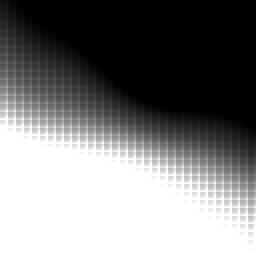
#> input picture forge-1.20.1-47.4.10-mdk/geogenesis_erosion_tile_-3_0_base.ppm, 128 x 128 px (shown 2 times larger)
$ python verify-readonly-invariance.py ../geogenesis_erosion_tile_-3_0_base.ppm ../geogenesis_erosion_tile_-3_0_delta.ppm
#> lines starting #> are read from the running program, lines starting #| are printed output that depends on the picture
"""验证：只读的源头埋点是否改变了生产产出（逐像素比对）。

基准图 = 加埋点【之前】的生产图；对照图 = 加埋点【之后】、同参数重跑的生产图。
若逐像素完全一致 => 埋点零影响，基线有效。
"""
import sys
import numpy as np
from PIL import Image


def main():
    a_path, b_path = sys.argv[1], sys.argv[2]
    a = np.asarray(Image.open(a_path).convert("RGB"), dtype=np.int16)
    b = np.asarray(Image.open(b_path).convert("RGB"), dtype=np.int16)
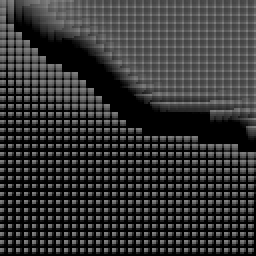
#> input picture forge-1.20.1-47.4.10-mdk/geogenesis_erosion_tile_-3_0_delta.ppm, 128 x 128 px (shown 2 times larger)
    print(f"base = {a_path}")
    print(f"new  = {b_path}")

    if a.shape != b.shape:
        print(f"[FAIL] 尺寸不同 {a.shape} vs {b.shape}")
        return 1

    diff = np.abs(a - b).sum(axis=2)
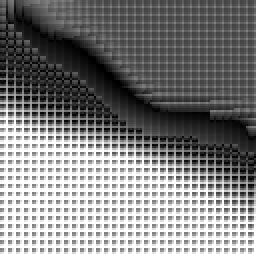
#> diff: shape (128, 128) int64 (shown 2 times larger); min 0, max 765, mean 384.1; drawn with min black and max white
    changed = int((diff > 0).sum())
#> changed = 16326
    total = a.shape[0] * a.shape[1]
#> total = 16384
    print(f"\nimage = {a.shape[1]}x{a.shape[0]}  pixels = {total}")
#| image = 128x128  pixels = 16384
    print(f"different pixels = {changed}  ({100.0 * changed / total:.4f}%)")
#| different pixels = 16326  (99.6460%)

    if changed == 0:
        print("\n[PASS] 逐像素完全一致 => 埋点零影响，基线有效")
        return 0
    print("\n[FAIL] 存在像素差异 => 埋点改变了产出，不可作为只读载荷")
    ys, xs = np.nonzero(diff > 0)
#> ys = 16326 values from 0 to 127; xs = 16326 values, max 127 at index 127, min 0 at index 0, mean 63.53
    print(f"  bbox x[{xs.min()},{xs.max()}] y[{ys.min()},{ys.max()}]")
#|   bbox x[0,127] y[0,127]
    return 1


if __name__ == "__main__":
#> (the run stopped early here; a loop or call above may not have finished)
